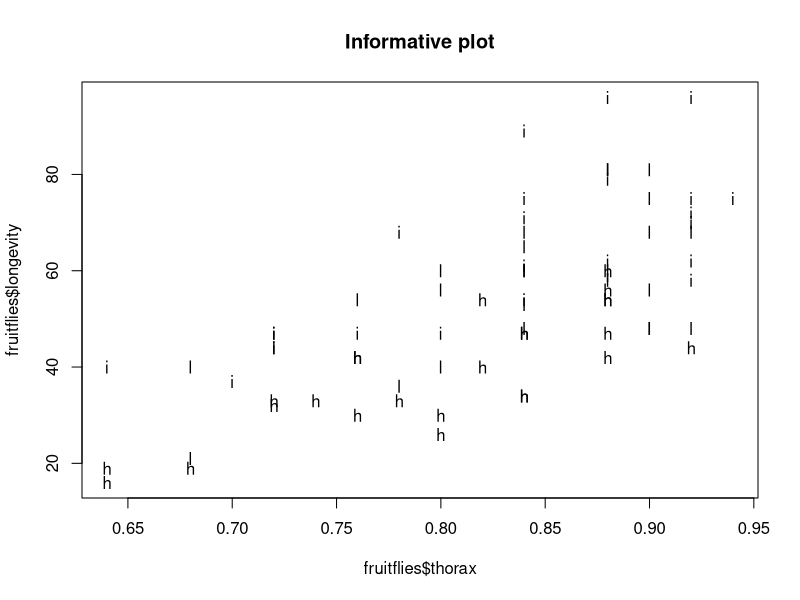
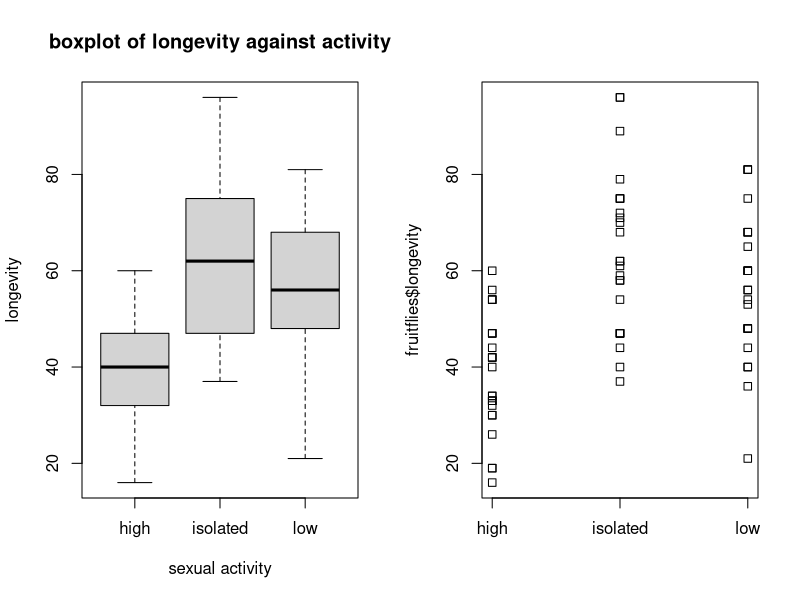
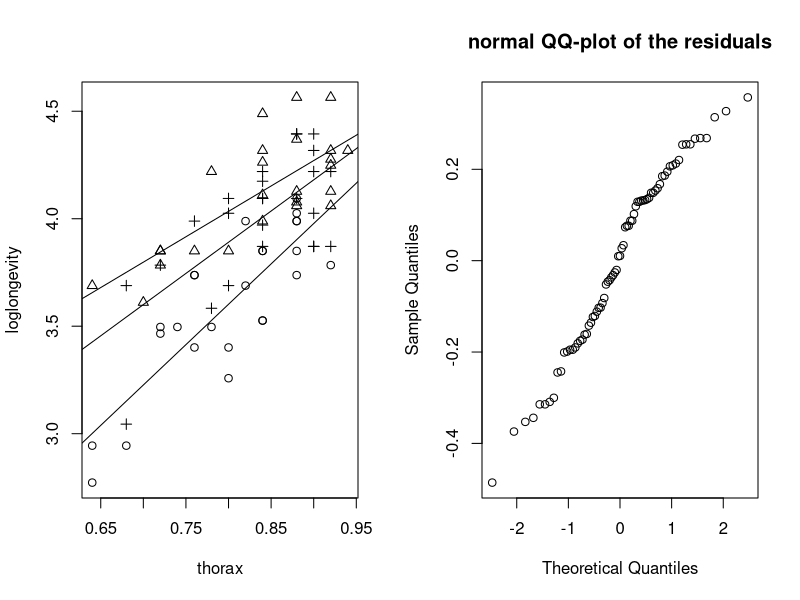
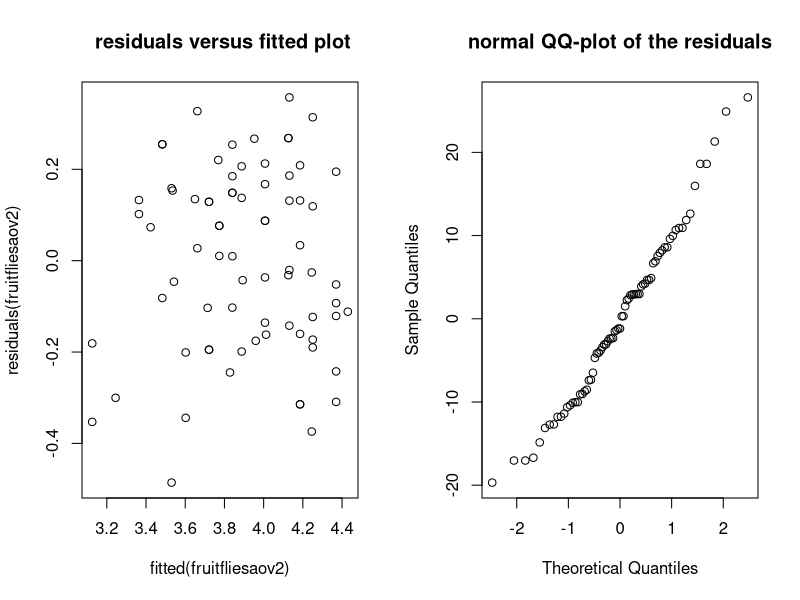
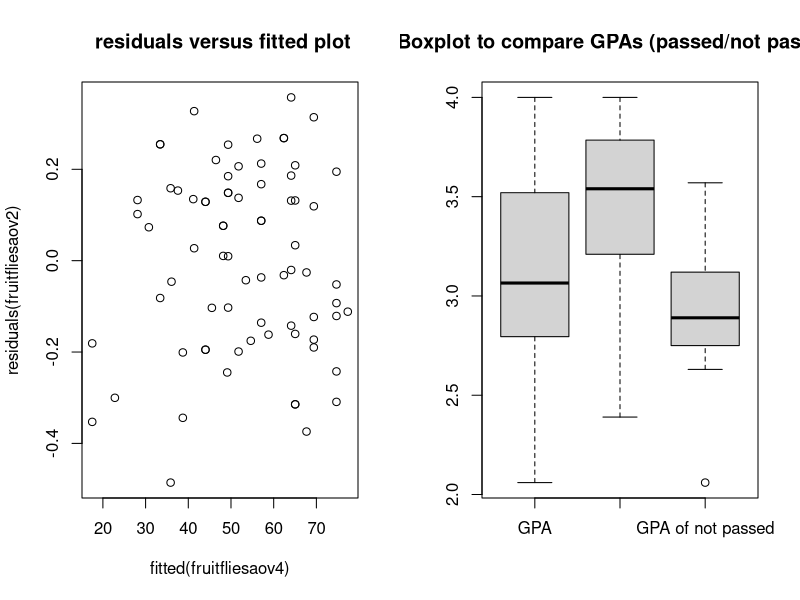
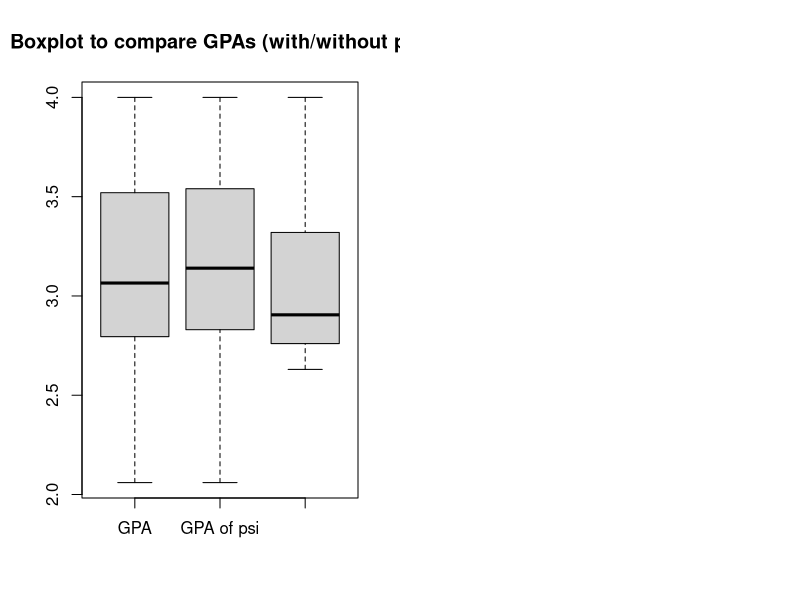
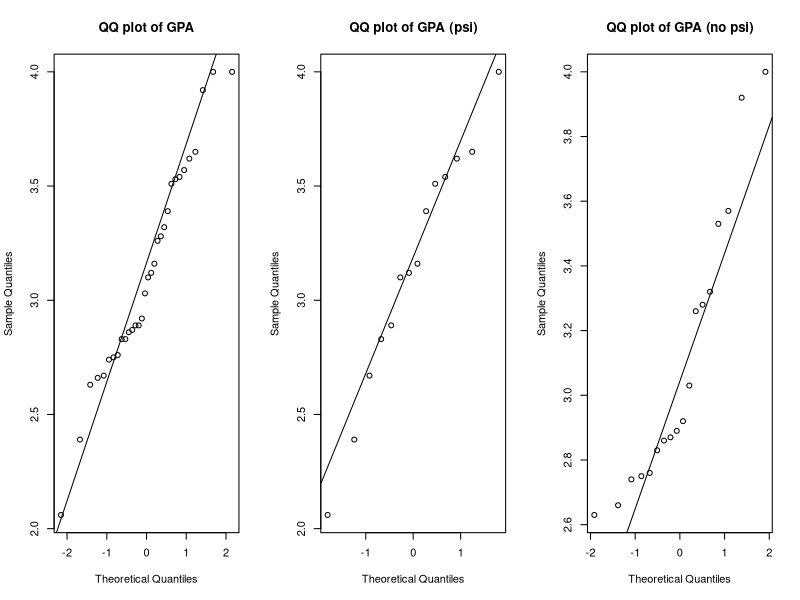

Recreate these plots in R, in order.
## ---- chunk 1
data=read.table(file="fruitflies.txt",header=TRUE)
fruitflies=data.frame(data)
fruitflies$loglongevity=log(fruitflies$longevity,exp(1))
plot(fruitflies$longevity~fruitflies$thorax,pch=as.character(fruitflies$activity),main="Informative plot")
par(mfrow=c(1,2))
boxplot(fruitflies$longevity~fruitflies$activity,data=fruitflies,xlab="sexual activity",ylab="longevity",main="boxplot of longevity against activity")
stripchart(fruitflies$longevity~fruitflies$activity,vertical=TRUE)
fruitfliesaov=lm(loglongevity~activity,data=fruitflies)
anova(fruitfliesaov)
confint(fruitfliesaov)
## ---- chunk 2
fruitflies$activity=as.factor(fruitflies$activity)
fruitfliesaov2=lm(loglongevity~thorax+activity,data=fruitflies)
drop1(fruitfliesaov2,test="F")
## ---- chunk 3
contrasts(fruitflies$activity)=contr.sum
fruitfliesaov3=lm(loglongevity~thorax+activity,data=fruitflies)
summary(fruitfliesaov3)
mean(fruitflies$thorax)
## ---- chunk 4
plot(loglongevity~thorax,pch=unclass(fruitflies$activity),data=fruitflies)
abline(lm(loglongevity~thorax,data=fruitflies[c(1:25),]))
abline(lm(loglongevity~thorax,data=fruitflies[c(26:50),]))
abline(lm(loglongevity~thorax,data=fruitflies[c(51:75),]))
aovfruitfliesinter=lm(loglongevity~activity*thorax,data=fruitflies)
summary(aovfruitfliesinter)
## ---- chunk 5
qqnorm(residuals(fruitfliesaov2),main="normal QQ-plot of the residuals")
plot(fitted(fruitfliesaov2),residuals(fruitfliesaov2),main=" residuals versus ﬁtted plot")
## ---- chunk 6
fruitflies$activity=as.factor(fruitflies$activity)
fruitfliesaov4=lm(longevity~thorax+activity,data=fruitflies)
qqnorm(residuals(fruitfliesaov4),main="normal QQ-plot of the residuals")
plot(fitted(fruitfliesaov4),residuals(fruitfliesaov2),main=" residuals versus ﬁtted plot")
## ---- chunk 7
psi_raw <- read.delim("./psi.txt", header = TRUE, sep = "")
psi_yes <- psi_raw[which(psi_raw$psi == 1),]
psi_no <- psi_raw[which(psi_raw$psi == 0),]
passed <- psi_raw[which(psi_raw$passed == 1),]
not_passed <- psi_raw[which(psi_raw$passed == 0),]
boxplot(psi_raw$gpa, passed$gpa, not_passed$gpa, names = c("GPA","GPA of passed","GPA of not passed"),
        main = "Boxplot to compare GPAs (passed/not passed)")
## ---- chunk 8
boxplot(psi_raw$gpa, psi_yes$gpa, psi_no$gpa, names = c("GPA", "GPA of psi", "GPA of no-psi"),
        main = "Boxplot to compare GPAs (with/without psi)")
## ---- chunk 9
par(mfrow = c(1,3))
qqnorm(psi_raw$gpa, main = "QQ plot of GPA");qqline(psi_raw$gpa)
qqnorm(psi_yes$gpa, main = "QQ plot of GPA (psi)");qqline(psi_yes$gpa)
qqnorm(psi_no$gpa, main = "QQ plot of GPA (no psi)");qqline(psi_no$gpa)
## ---- chunk 10
psi_passed_tab <- xtabs(~psi_raw$passed + psi_raw$psi)
rownames(psi_passed_tab) <- c("Passed", "Not Passed")
colnames(psi_passed_tab) <- c("No psi", "psi")
ftable(psi_passed_tab)
## ---- chunk 11
psi_glm <- glm(psi_raw$passed ~ psi_raw$psi + psi_raw$gpa, family = binomial)
print(summary(psi_glm)$coefficients)
## ---- chunk 12
x <- matrix(c(3, 15, 8, 6), 2, 2)
fisher.test(x)
